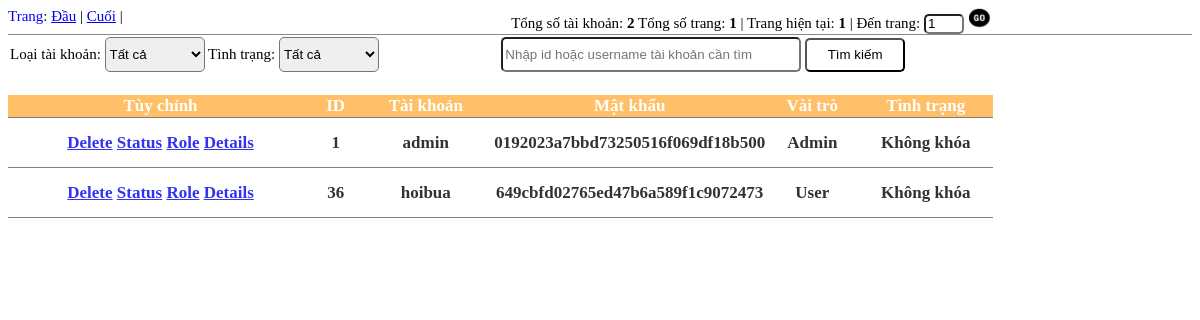
The app's page /admin/list_taikhoan.php with its own data.
### tables this page shows
CREATE TABLE `account` (
  `user_id` int(11) NOT NULL,
  `role` varchar(50) NOT NULL DEFAULT '3',
  `status` tinyint(1) NOT NULL DEFAULT '1',
  `username` varchar(20) NOT NULL,
  `password` text NOT NULL,
  `fullname` varchar(200) NOT NULL,
  `sex` tinyint(1) NOT NULL,
  `birthday` date NOT NULL,
  `phone` varchar(11) NOT NULL,
  `address` varchar(200) NOT NULL,
  `login_count` int(11) NOT NULL DEFAULT '0',
  `login_time` datetime DEFAULT NULL
);

### admin/list_taikhoan.php (the view, shortened to what this page needs)
<link rel="stylesheet" href="css/cart.css">
<?php
	require "list_taikhoan_phantrang.php";
?>
<div style="border-top: 1px inset #DDDDDD;">
	<?php
		require "list_taikhoan_timkiem.php";
	?>
	<div style="float:left;margin-top: 3px;width: 83.2%;overflow:auto; height: 843px;">
		<?php
			require "list_taikhoan_tuychon.php";
		?>
		<table style="width: 100%;">
			<thead>
				<th width="35%" style="text-align: center;">Tùy chỉnh</th>
				<th width="5%" 	style="text-align: center;">ID</th>
				<th width="15%" style="text-align: center;">Tài khoản</th>
				<th width="15%" style="text-align: center;">Mật khẩu</th>
				<th width="10%" style="text-align: center;">Vài trò</th>
				<th width="15%" style="text-align: center;">Tình trạng</th>
			</thead>
			<?php
				while($row_account = @mysqli_fetch_array($result_account))
				{
					if($row_account['status'] == "1")
					{
						$row_account['status'] = "Không khóa";
					}
					else
					{
						$row_account['status'] = "Khóa";
					}
					$sql1 = "select * from account_role where id='".$row_account['role']."'";
					$result1 = mysqli_query($con,$sql1);
					$row1 = @mysqli_fetch_array($result1);
					$row_account['role'] = $row1['role'];
					echo '<tr>';
						echo '<td>';
							echo '<a href="?tuychon=delete&&id='.$row_account['user_id'].'" onclick="return xoa()">Delete</a>';
							echo ' <a href="?tuychon=status&&id='.$row_account['user_id'].'">Status</a>';
							echo ' <a href="?tuychon=role&&id='.$row_account['user_id'].'">Role</a>';
							echo ' <a href="?tuychon=details&&id='.$row_account['user_id'].'">Details</a>';
						echo '</td>';
						echo '<td>';
							echo $row_account['user_id'];
						echo '</td>';
						echo '<td>';
							echo $row_account['username'];
						echo '</td>';
						echo '<td>';
							echo $row_account['password'];
						echo '</td>';
						echo '<td>';
							echo $row_account['role'];
						echo '</td>';
						echo '<td>';
							echo $row_account['status'];
						echo '</td>';
					echo '</tr>';
				}
			?>
		</table>
	</div>
</div>

### css/cart.css (style rules this page uses)
table, th, td { border-collapse: collapse; text-align: center; color: black; font-size: 17px; }
th { background-color: rgb(255, 186, 89); color: white; opacity: 0.9; }
td { border-top:1px solid gray; border-bottom: 1px solid gray; font-family: consolas; font-weight: bolder; opacity: 0.8; height: 100px; }
tr { background-color: white; }
table { width: 100%; margin: auto; margin-bottom: 1px; }

### admin/list_taikhoan.php (style rules this page uses)
td { height: 50px; }

### records on screen
account: user_id "1", username "admin", password "0192023a7bbd73250516f069df18b500", role "Admin", status "Không khóa"
account: user_id "36", username "hoibua", password "649cbfd02765ed47b6a589f1c9072473", role "User", status "Không khóa"

### other values on screen
$total_record "2"
$total_page "1"
$current_page "1"
